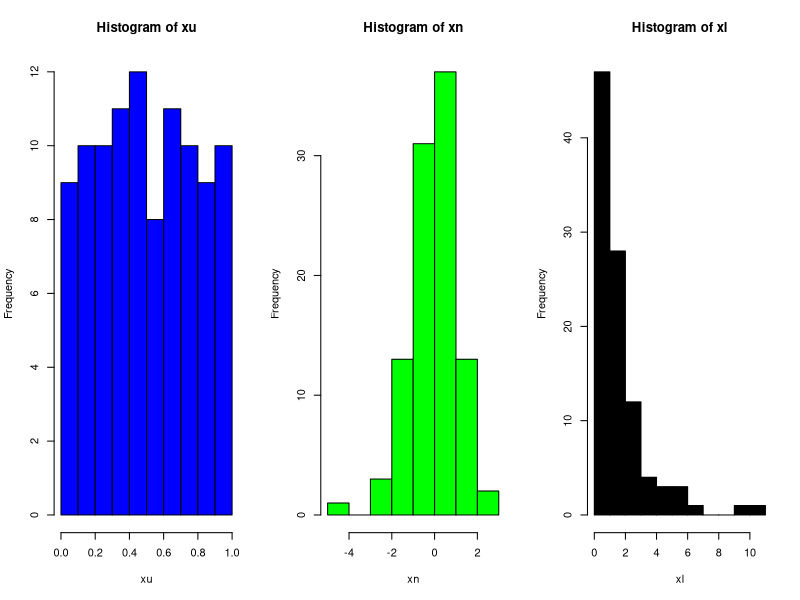
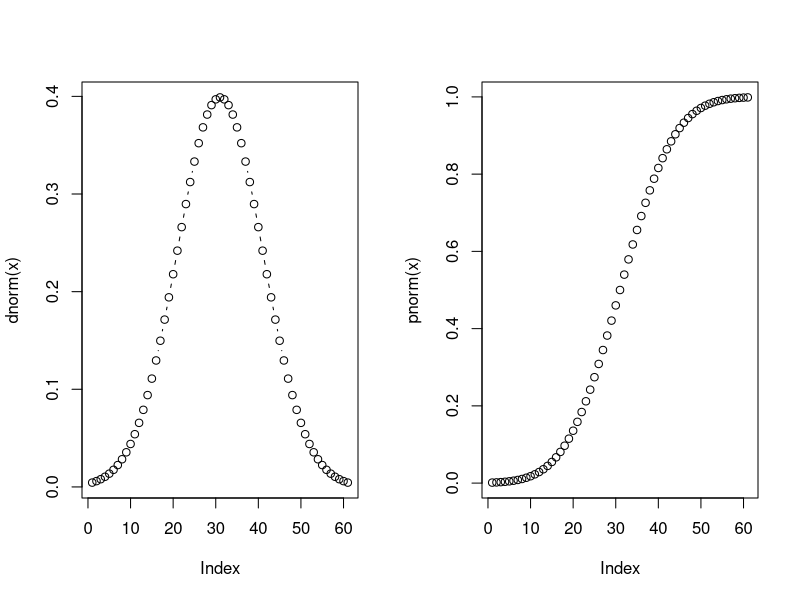
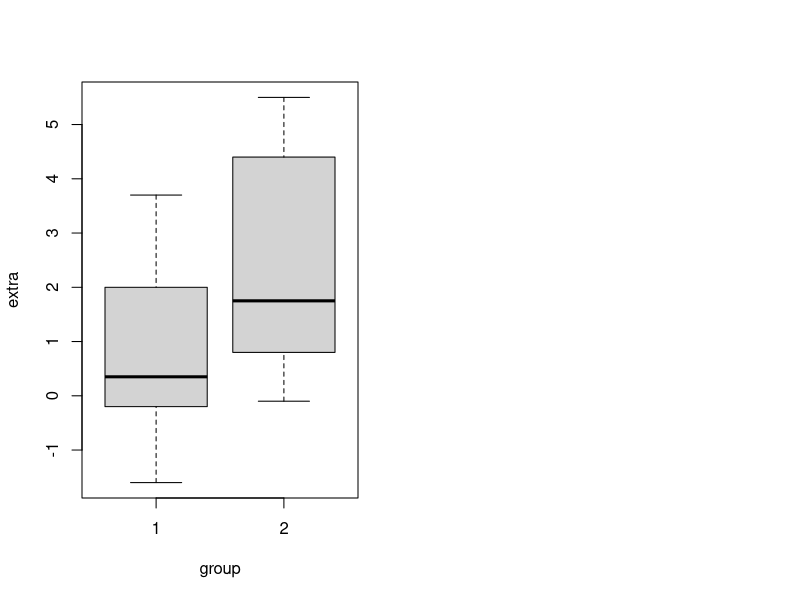
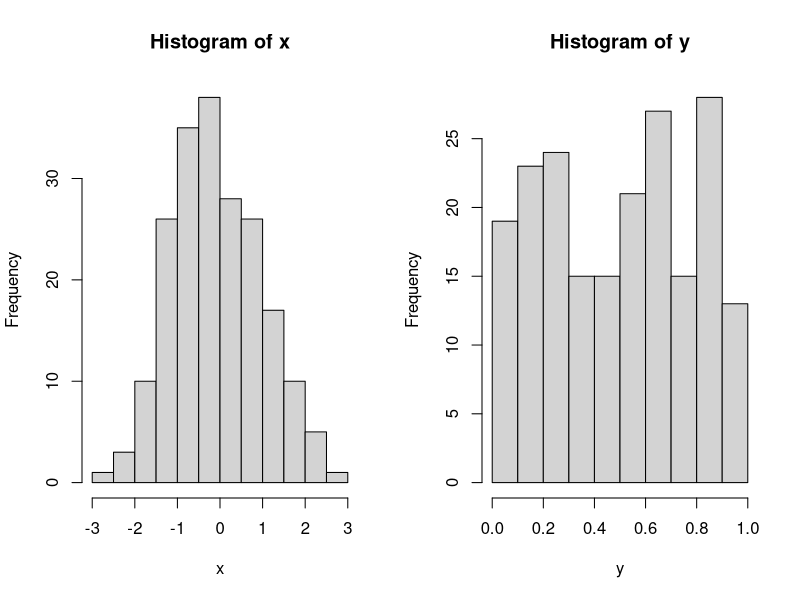
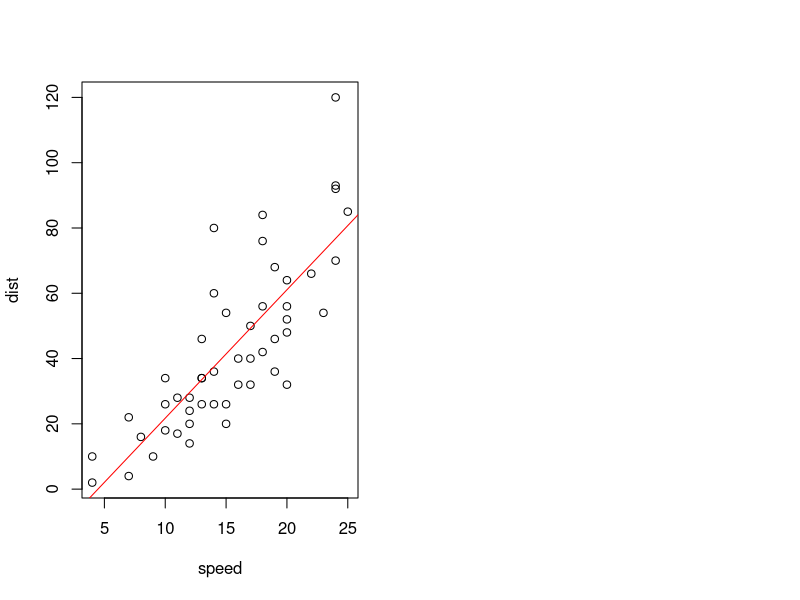
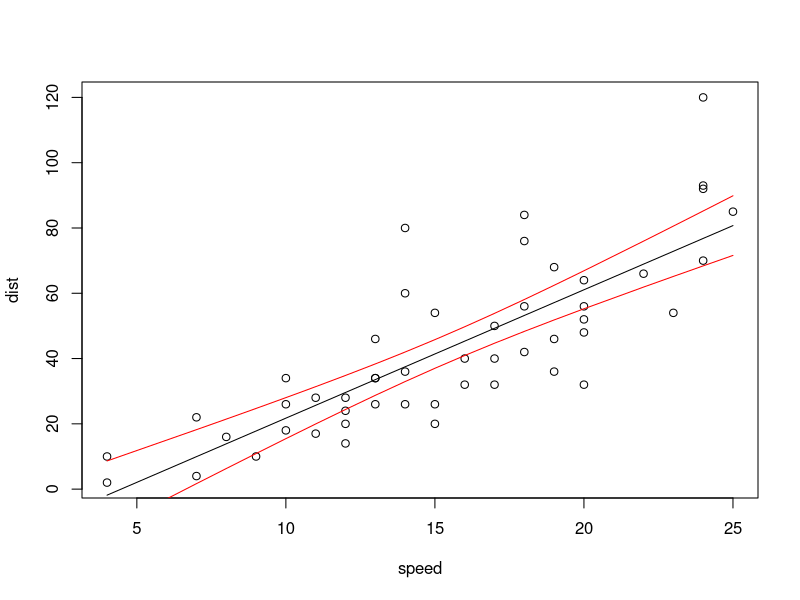
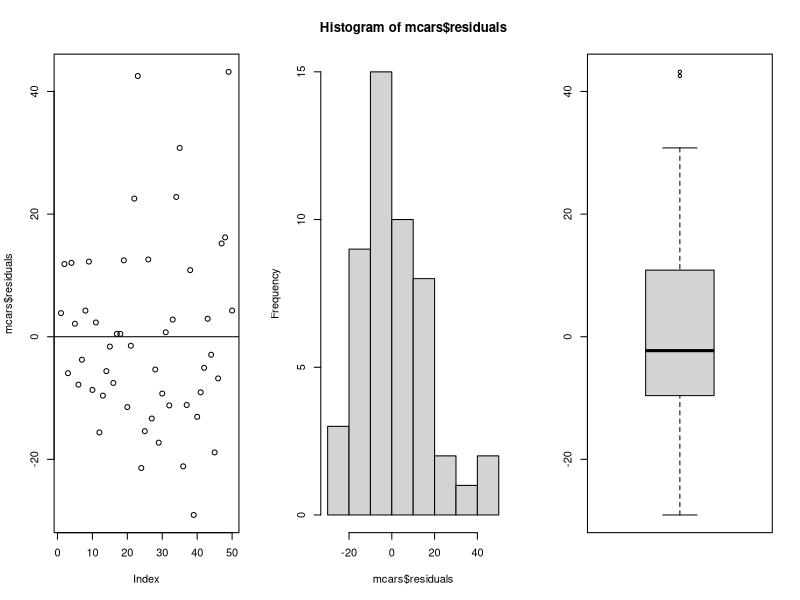
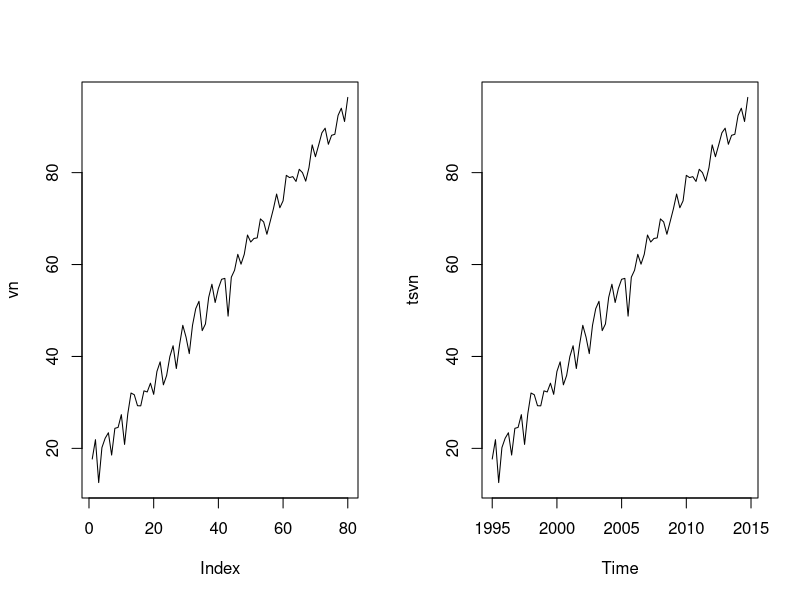

Generate these figures, in order, with R:
## ---- chunk 1
v0=rnorm(10);             # v1=edit(v0)
m0=sapply(c(2,2),runif)   # m1=edit(m0)
d0=data.frame(m0)         # d0[2,2]=0; d0$X1[1]=0;
## ---- chunk 2
#data()
data(sleep);tail(sleep,2)

## ---- chunk 3
v0=rnorm(10); v1=v0[v0>0.5]; v1
d0=data.frame(n=1:4,s=rep(c("aa","bb"),2),x=runif(4))
d1=d0[d0$n>2 & d0$s=="aa",]
## ---- chunk 4
v0=round(runif(n=10,min=1,max=20));               # v0[order(v0)]==sort[v0]
c(paste('v0       :',paste(v0,collapse = " ,")),  # decreasing = FALSE
  paste('sort(v0) :',paste(sort(v0),collapse = " ,")),
  paste('order(v0):',paste(order(v0),collapse = " ,"))
  )
## ---- chunk 5
d0=round(sapply(rep(5,3),runif)*20);d0=data.frame(d0);
colnames(d0)=c("x","y","z");d0
ord=order(d0$x,-d0$y);      d1=d0[ord,];d1

## ---- chunk 6
x=1:10;sample(x,5); # replace, prob
sample(x,20,replace=TRUE,prob=rep(c(0.2,0.8),5)) #rnorm

## ---- chunk 7
# 样本空间/随机变量/概率分布  
par(mfrow = c(1, 3));xu=runif(100);xn=rnorm(100);xl=rlnorm(100);
hist(xu,col='blue');hist(xn,col='green');hist(xl,col='black');
## ---- chunk 8
# 密度函数/分布函数  
par(mfrow = c(1, 2)); x=seq(-3,3,0.1);
plot(dnorm(x),type='b');plot(pnorm(x),type='b');

## ---- chunk 9
data(cars)
cars$price=round(runif(nrow(cars),min=0.8,max=10),2)
head(cars)

## ---- chunk 10
# sum , (mean,var,sd,min,max,,median,mad),FBasics::skewness/kurtosis
sum(cars)  #vector/list/matrix/data.frame
sum(cars$speed)  #vector/list/matrix/data.frame
# 行列统计  
#apply(cars,1,sum)
apply(cars,2,sum)

## ---- chunk 11
# 非单一返回  fivenum, quantile
range(cars)
range(cars$speed)
apply(cars,2,range)

## ---- chunk 12
dtmp=tail(cars)
x=ave(dtmp[,2],dtmp[,1],FUN=function(x) median(x))  # factor
dtmp$distgpspeed=x; dtmp

## ---- chunk 13
dagg=aggregate(cbind(dist,price)~speed,cars,mean);head(dagg,3)
xtabs(price~speed+dist ,head(dagg))  

## ---- chunk 14
table(tail(cars$speed))
s=cars$speed;max(s);length(s)
a=tabulate(s);length(a) # 小于等于0，忽略

## ---- chunk 15
dt=cars$dist;dt[dt>=60&dt<80];stem(dt)

## ---- chunk 16
summary(cars) # r object

## ---- chunk 17
data(sleep);head(sleep,1);plot(extra ~ group,sleep)#boxplot 

## ---- chunk 18
# t.test(x,y=NULL,alternative=c("two.sided","less","greater"),conf.level=0.95)
t.test(extra ~ group,data=sleep) 

## ---- chunk 19
t.test(rnorm(100),rnorm(100)+1)
## ---- chunk 20
t.test(rnorm(100),c(rnorm(100)+1,1000)) # 尽然没差异了...
## ---- chunk 21
smokers  <- c( 83, 90, 129, 70 ) #抽烟vs肺癌  
patients <- c( 86, 93, 136, 82 )
prop.test(smokers, patients)

## ---- chunk 22
## From Agresti(2007) p.39
M <- as.table(rbind(c(762, 327, 468), c(484, 239, 477)))
dimnames(M) <- list(gender = c("M","F"),
                    party = c("Democrat","Independent", "Republican"))
M;Xsq=chisq.test(M);Xsq  # Prints test summary

## ---- chunk 23
Xsq$observed
Xsq$expected  
## ---- chunk 24
x <- rnorm(200);y <- runif(200);
par(mfrow = c(1, 2)); 
hist(x);hist(y);

## ---- chunk 25
ks.test(x,y);ks.test(x,rnorm(50));  #help(anova)
## ---- chunk 26
attach(cars) ; cor(dist,speed);
plot(speed,dist); abline(m<-lm(dist~speed),col='red')

## ---- chunk 27
r=cor(dist,speed);r
cor.test(dist,speed)

## ---- chunk 28
r*sqrt(length(dist)-2)/sqrt(1-r^2)

## ---- chunk 29
mcars=lm(dist~speed,cars);summary(mcars)

## ---- chunk 30
names(mcars);anova(mcars) #attributes

## ---- chunk 31
pdist=predict(mcars,interval='confidence');
head(pdist,10)
## ---- chunk 32
par(mfrow = c(1, 1))
plot(speed,dist);lines(speed,pdist[,1]);
lines(speed,pdist[,2],col='red');lines(speed,pdist[,3],col='red');

## ---- chunk 33
par(mfrow = c(1, 3))
plot(mcars$residuals);abline(h=0)
hist(mcars$residuals);boxplot(mcars$residuals) #qqplot

## ---- chunk 34
vn=(11:90)+rep(c(5,4,-1,2),20)+rnorm(80,mean=2,sd=2) #runif(80,min=0,max=2)
tsvn=ts(vn,frequency=4,start=c(1995, 1))
par(mfrow = c(1, 2))
plot(vn,type="l");plot(tsvn)

## ---- chunk 35
dtsvn=decompose(tsvn,type="additive") #multiplicative
plot(dtsvn)

## ---- chunk 36
attributes(dtsvn)
dtsvn$figure
## ---- chunk 37
# stl,  HoltWinters 
d2tsvn=stl(tsvn,s.window = "periodic");plot(d2tsvn)

